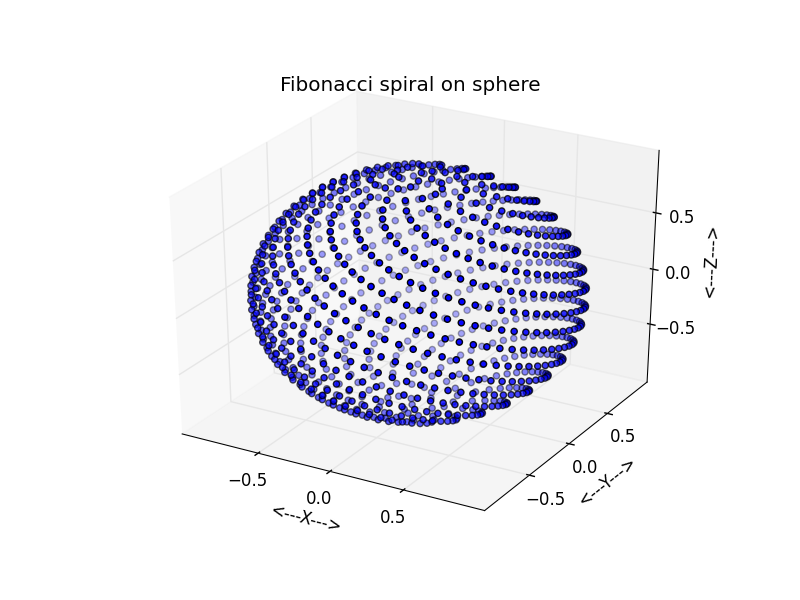

Python code for this plot:
#! /usr/bin/env python
#
def sphere_fibonacci_grid_display ( ng, xg, filename ):

#*****************************************************************************80
#
## SPHERE_FIBONACCI_GRID_DISPLAY displays a Fibonacci grid on a sphere.
#
#  Licensing:
#
#    This code is distributed under the GNU LGPL license.
#
#  Modified:
#
#    16 May 2015
#
#  Author:
#
#    John Burkardt
#
#  Parameters:
#
#    Input, integer NG, the number of grid points.
#
#    Input, real XG(3,NG), the coordinates of the grid points.
#
#    Input, string FILENAME, the name of the output file.
#
  import matplotlib.pyplot as plt
  import numpy as np
  from mpl_toolkits.mplot3d import Axes3D

  fig = plt.figure ( )
  ax = fig.add_subplot ( 111, projection = '3d' )
#
#  Draw the grid points.
#
  ax.scatter ( xg[:,0], xg[:,1], xg[:,2], 'b' )

  ax.set_xlabel ( '<---X--->' )
  ax.set_ylabel ( '<---Y--->' )
  ax.set_zlabel ( '<---Z--->' )
  ax.set_title ( 'Fibonacci spiral on sphere' )
  ax.grid ( True )
  ax.axis ( 'equal' )

# plt.show ( )
  plt.savefig ( filename )

  plt.clf ( )

  return

def sphere_fibonacci_grid_display_test ( ):

#*****************************************************************************80
#
#% SPHERE_FIBONACCI_GRID_DISPLAY_TEST tests SPHERE_FIBONACCI_GRID_DISPLAY.
#
#  Licensing:
#
#    This code is distributed under the GNU LGPL license.
#
#  Modified:
#
#    16 May 2015
#
#  Author:
#
#    John Burkardt
#
  from sphere_fibonacci_grid_points import sphere_fibonacci_grid_points

  print ''
  print 'SPHERE_FIBONACCI_GRID_DISPLAY_TEST'
  print '  SPHERE_FIBONACCI_GRID_DISPLAY displays points on a sphere'
  print '  that lie on a Fibonacci spiral.'

  ng = 1000
  print ''
  print '  Number of points NG = %d' % ( ng )

  xg = sphere_fibonacci_grid_points ( ng )
#
#  Display the nodes.
#
  filename = 'sphere_fibonacci_grid_display.png'

  sphere_fibonacci_grid_display ( ng, xg, filename )

  print ''
  print '  Plot saved to file "%s".' % ( filename )
#
#  Terminate.
#
  print ''
  print 'SPHERE_FIBONACCI_GRID_DISPLAY_TEST:'
  print '  Normal end of execution.'

  return

if ( __name__ == '__main__' ):
  from timestamp import timestamp
  timestamp ( )
  sphere_fibonacci_grid_display_test ( )
  timestamp ( )
